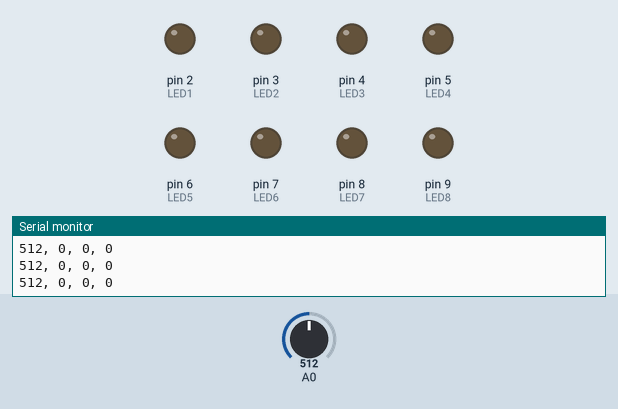
Recording of a sketch running on a simulated Arduino Uno, built with avr-gcc and run on an emulated ATmega328P. Parts: output pins drawn as LEDs (lit = HIGH), the last lines printed to the serial monitor. Inputs (shaded band) come from the test bench; at power-on: A0 = 512.

Above: at 1.2 s.
1.3 s: A0 set to 988
2.8 s: A0 set to 1011
At 2.98 s:
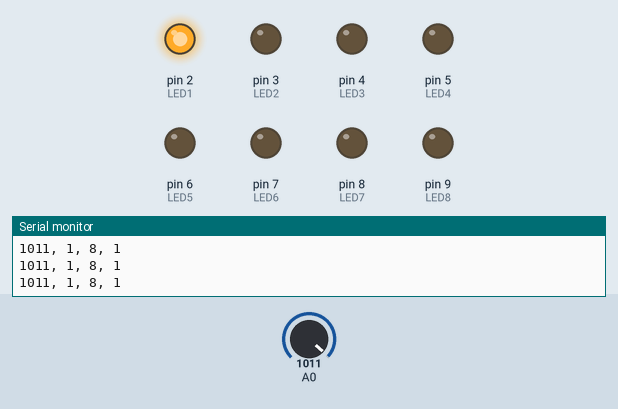
At 5.9 s:
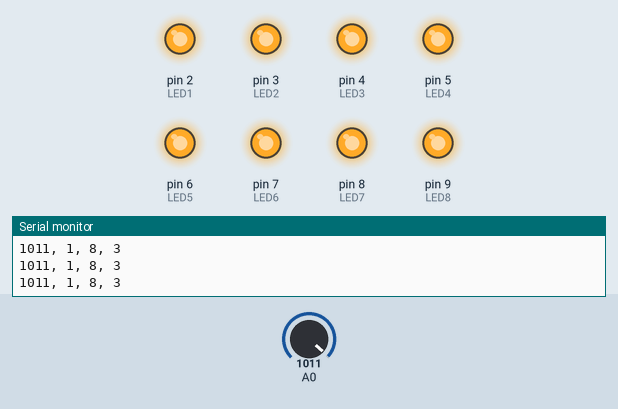
Timing chart, 0 to 7.4 s (numbered marks = the images above; inputs shaded):
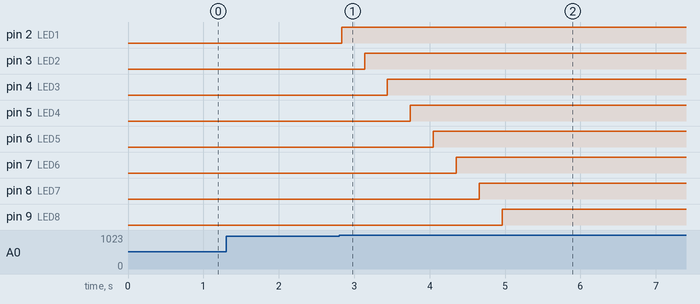

Measured:
- the behaviour switches between 1000 and 1001 on A0 (found by bisection; images 0 and 1)
- after the input at 2.8 s, pin 2 (LED1): LOW → HIGH at once; pin 3 (LED2): LOW → HIGH after 0.34 s; pin 4 (LED3): LOW → HIGH after 0.64 s; pin 5 (LED4): LOW → HIGH after 0.95 s; pin 6 (LED5): LOW → HIGH after 1.2 s

The sketch:

simple_sound_sensor.ino
```cpp
enum LEDS
{
  LED1 = 2,
  LED2,
  LED3,
  LED4,
  LED5,
  LED6,
  LED7,
  LED8,
};

unsigned long prevLed1Millis;
unsigned long prevLed2Millis;
unsigned long prevLed3Millis;
unsigned long prevLed4Millis;
unsigned long prevLed5Millis;
unsigned long prevLed6Millis;
unsigned long prevLed7Millis;
unsigned long prevLed8Millis;

int led1Interval;
int led2Interval;
int led3Interval;
int led4Interval;
int led5Interval;
int led6Interval;
int led7Interval;
int led8Interval;

int min, max;
int lightCount;
int curLightCount;
int lightState;

void setup()
{
  Serial.begin(9600);
  pinMode(LED1, OUTPUT);
  pinMode(LED2, OUTPUT);
  pinMode(LED3, OUTPUT);
  pinMode(LED4, OUTPUT);
  pinMode(LED5, OUTPUT);
  pinMode(LED6, OUTPUT);
  pinMode(LED7, OUTPUT);
  pinMode(LED8, OUTPUT);

  min = 1023;
  max = 0;
  lightCount = 0;
  lightState = 0;
  curLightCount = 0;
}

void loop()
{
  unsigned long curMillis = millis();

  int volume = analogRead(A0);
  min = (min > volume) ? volume : min;
  max = (max < volume) ? volume : max;

  int light = map(volume, min, 300, 0, 255);    // 평화로운 테스트를 위해 최대값을 300 으로 지정

  if (volume > 1000)
  {
    lightCount = 8;
  }

  if (lightState == 0 && lightCount == 8)
  {
    lightState = 1;
    prevLed1Millis = millis();
    prevLed2Millis = millis();
    prevLed3Millis = millis();
    prevLed4Millis = millis();
    prevLed5Millis = millis();
    prevLed6Millis = millis();
    prevLed7Millis = millis();
    prevLed8Millis = millis();
    analogWrite(LED1, 255);
    curLightCount = 1;
  }

  if (lightState == 1 && lightCount == 8)
  {
    if (curMillis - prevLed2Millis > 300)
    {
      analogWrite(LED2, 255);
      curLightCount = 2;
    }
    if (curMillis - prevLed3Millis > 600)
    {
      analogWrite(LED3, 255);
      curLightCount = 3;
    }
    if (curMillis - prevLed4Millis > 900)
    {
      analogWrite(LED4, 255);
      curLightCount = 4;
    }
    if (curMillis - prevLed5Millis > 1200)
    {
      analogWrite(LED5, 255);
      curLightCount = 5;
    }
    if (curMillis - prevLed6Millis > 1500)
    {
      analogWrite(LED6, 255);
      curLightCount = 6;
    }
    if (curMillis - prevLed7Millis > 1800)
    {
      analogWrite(LED7, 255);
      curLightCount = 7;
    }
    if (curMillis - prevLed8Millis > 2100)
    {
      analogWrite(LED8, 255);
      curLightCount = 8;
    }
  }

  if (lightState == 1 && lightCount == curLightCount)
  {
    lightState = 0;
    prevLed1Millis = millis();
    prevLed2Millis = millis();
    prevLed3Millis = millis();
    prevLed4Millis = millis();
    prevLed5Millis = millis();
    prevLed6Millis = millis();
    prevLed7Millis = millis();
    prevLed8Millis = millis();
  }

  if (lightState == 0 && lightCount > 8)
  {
    if (curMillis - prevLed1Millis > 300)
    {
      analogWrite(LED1, 0);
      curLightCount--;
    }

    if (curMillis - prevLed2Millis > 600)
    {
      analogWrite(LED2, 0);
      curLightCount--;
    }
    if (curMillis - prevLed3Millis > 900)
    {
      analogWrite(LED3, 0);
      curLightCount--;
    }
    if (curMillis - prevLed4Millis > 100)
    {
      analogWrite(LED4, 0);
      curLightCount--;
    }
    if (curMillis - prevLed5Millis > 1500)
    {
      analogWrite(LED5, 0);
      curLightCount--;
    }
    if (curMillis - prevLed6Millis > 1800)
    {
      analogWrite(LED6, 0);
      curLightCount--;
    }
    if (curMillis - prevLed7Millis > 2100)
    {
      analogWrite(LED7, 0);
      curLightCount--;
    }
    if (curMillis - prevLed8Millis > 2400)
    {
      analogWrite(LED8, 0);
      curLightCount--;
    }

    lightCount = curLightCount;
  }

  // {
  //   analogWrite(LED1, light);
  //   analogWrite(LED2, light);
  //   analogWrite(LED3, light);
  //   analogWrite(LED4, light);
  //   analogWrite(LED5, light);
  //   analogWrite(LED6, light);
  //   analogWrite(LED7, light);
  //   analogWrite(LED8, light);

  //   prevLed1Millis = millis();
  //   prevLed2Millis = millis();
  // }
  // else
  // {
  //   analogWrite(LED1, LOW);
  //   analogWrite(LED2, LOW);
  //   analogWrite(LED3, LOW);
  //   analogWrite(LED4, LOW);
  //   analogWrite(LED5, LOW);
  //   analogWrite(LED6, LOW);
  //   analogWrite(LED7, LOW);
  //   analogWrite(LED8, LOW);
  // }

  // if (curMillis - prevLed1Millis > 1000)
  // {
  //   analogWrite(LED1, LOW);
  // }

  // if (curMillis - prevLed2Millis > 2000)
  // {
  //   analogWrite(LED2, LOW);
  // }

  Serial.print(volume);
  Serial.print(", ");
  Serial.print(lightState);
  Serial.print(", ");
  Serial.print(lightCount);
  Serial.print(", ");
  Serial.println(curLightCount);
  delay(50);
}
```
